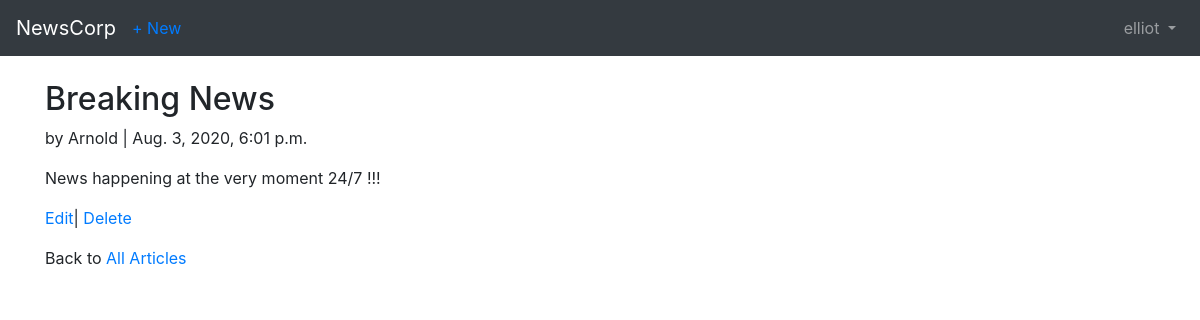
Screenshot of /articles/2/ (signed in) with the database file from the repository.
### accounts/models.py (models this page shows)
class CustomUser(AbstractUser):
    date_of_birth = models.DateField(null = True)

### articles/models.py (models this page shows, shortened)
class Article(models.Model):
    title = models.CharField(max_length = 255)
    body = models.TextField()
    date = models.DateTimeField(auto_now_add=True)
    author = models.ForeignKey(get_user_model(),on_delete=models.CASCADE,)

### articles/views.py (the view)
# urls.py: path('<int:pk>/', ArticleDetailView.as_view(), name = 'article_detail'),
class ArticleDetailView(LoginRequiredMixin,DetailView):
    model = Article
    template_name = 'articles/article_detail.html'

### templates/articles/article_detail.html
<!DOCTYPE html>
{% extends 'accounts/base.html' %}
{% block content %}
<div class="article-entry">
    <h2>{{article.title}}</h2>
    <p>by {{ article.author }}  | {{ article.date }}</p>
    <p>{{ article.body }}</p>
</div>
<p><a href="{% url 'article_edit' article.pk %}">Edit</a>| <a href="{% url 'article_delete' article.pk %}">Delete</a></p>
<p>Back to <a href="{% url 'article_list' %}">All Articles </a></p>
{% endblock content %}

### templates/accounts/base.html (shortened to what this page needs)
<!DOCTYPE html>
<html lang="en">
<head>
    <link rel="stylesheet" href="https://stackpath.bootstrapcdn.com/bootstrap/4.5.0/css/bootstrap.min.css"
>
</head>
<body>
    <nav class="navbar navbar-expand-md navbar-dark bg-dark mb-4">
        <a class="navbar-brand" href="{% url 'index' %}">NewsCorp</a>
        {% if user.is_authenticated %}
        <ul class="navbar-nav mr-auto">
            <a href="{% url 'article_new' %}"> + New </a>
        </ul>
        {% endif %}
        <div class="collapse navbar-collapse" id="navbarCollapse">
            {% if user.is_authenticated %}
            <ul class="navbar-nav ml-auto">
                <li class="nav-item">
                    <a class="nav-link dropdown-toggle" href="#" id="userMenu" data-toggle="dropdown"
                        aria-haspopup="true" aria-expanded="false">
                        {{ user.username }}
                    </a>
                </li>
            </ul>
            {% endif %}
        </div>
    </nav>
    <div class="container">
        {% block content %}
        {% endblock content %}
    </div>
</body>
</html>

### rows the page displays
CustomUser: username "elliot"
Article: title "Breaking News", author "Arnold", date "Aug. 3, 2020, 6:01 p.m.", body "News happening at the very moment 24/7 !!!"
